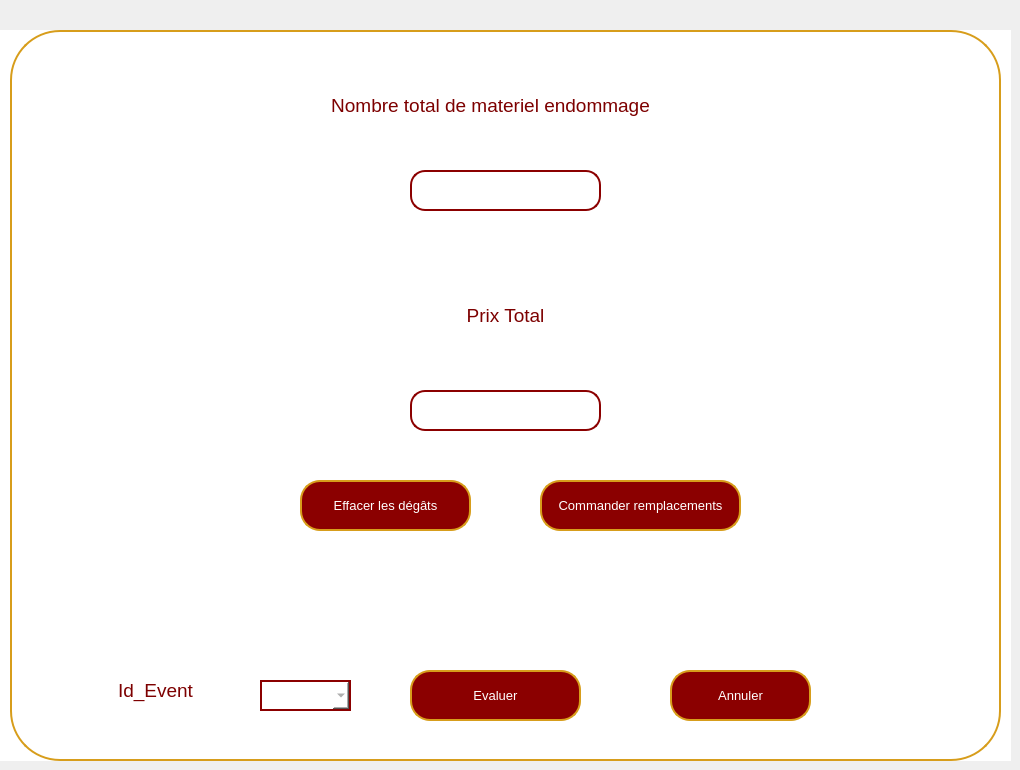
    <widget class="QWidget" name="damage">
     <widget class="QWidget" name="widget_12" native="true">
      <property name="geometry">
       <rect>
        <x>0</x>
        <y>30</y>
        <width>1011</width>
        <height>731</height>
       </rect>
      </property>
      <property name="font">
       <font>
        <pointsize>10</pointsize>
       </font>
      </property>
      <property name="styleSheet">
       <string notr="true">background-color: rgb(255, 255, 255);</string>
      </property>
      <widget class="QPushButton" name="pushButton_48">
       <property name="geometry">
        <rect>
         <x>10</x>
         <y>0</y>
         <width>991</width>
         <height>731</height>
        </rect>
       </property>
       <property name="styleSheet">
        <string notr="true">QPushButton {
    background-color: white;
    color: darkred;
    border: 2px solid rgb(215, 157, 27);
    border-radius: 50px;
    padding: 10px; 
}
</string>
       </property>
       <property name="text">
        <string/>
       </property>
      </widget>
      <widget class="QPushButton" name="cleardamage">
       <property name="geometry">
        <rect>
         <x>300</x>
         <y>450</y>
         <width>171</width>
         <height>51</height>
        </rect>
       </property>
       <property name="font">
        <font>
         <pointsize>10</pointsize>
        </font>
       </property>
       <property name="styleSheet">
        <string notr="true">QPushButton {
    background-color: darkred;
    color: white;
    border: 2px solid rgb(215, 157, 27);
    border-radius: 20px; 
    padding: 10px; 
}

QPushButton:hover {
    background-color: rgb(215, 157, 27); 
}

QLineEdit {
    border: 2px solid darkred;
    border-radius: 15px; 
    padding: 5px; 
    color: white;
}

QLineEdit:focus {
    border: 2px solid darkred;
    border-radius: 15px; 
    padding: 5px; 
    color: white;
}
</string>
       </property>
       <property name="text">
        <string>Effacer les dégâts</string>
       </property>
      </widget>
      <widget class="QPushButton" name="retourdamage">
       <property name="geometry">
        <rect>
         <x>670</x>
         <y>640</y>
         <width>141</width>
         <height>51</height>
        </rect>
       </property>
       <property name="font">
        <font>
         <pointsize>10</pointsize>
        </font>
       </property>
       <property name="styleSheet">
        <string notr="true">QPushButton {
    background-color: darkred;
    color: white;
    border: 2px solid rgb(215, 157, 27);
    border-radius: 20px; 
    padding: 10px; 
}

QPushButton:hover {
    background-color: rgb(215, 157, 27); 
}

QLineEdit {
    border: 2px solid darkred;
    border-radius: 15px; 
    padding: 5px; 
    color: white;
}

QLineEdit:focus {
    border: 2px solid darkred;
    border-radius: 15px; 
    padding: 5px; 
    color: white;
}
</string>
       </property>
       <property name="text">
        <string>Annuler</string>
       </property>
      </widget>
      <widget class="QPushButton" name="pushButton_51">
       <property name="geometry">
        <rect>
         <x>280</x>
         <y>30</y>
         <width>421</width>
         <height>91</height>
        </rect>
       </property>
       <property name="font">
        <font>
         <family>MS Shell Dlg 2</family>
         <pointsize>14</pointsize>
         <weight>50</weight>
         <italic>false</italic>
         <bold>false</bold>
        </font>
       </property>
       <property name="styleSheet">
        <string notr="true">QPushButton {
    color: rgb(125, 0, 0); 
    border-radius: 20px; 
    padding: 10px; 
    transition: background-color 0.3s, color 0.3s; 
}
</string>
       </property>
       <property name="text">
        <string>Nombre total de materiel endommage</string>
       </property>
       <property name="icon">
        <iconset>
         <normaloff>../780575.png</normaloff>../780575.png</iconset>
       </property>
       <property name="iconSize">
        <size>
         <width>100</width>
         <height>50</height>
        </size>
       </property>
      </widget>
      <widget class="QPushButton" name="pushButton_52">
       <property name="geometry">
        <rect>
         <x>380</x>
         <y>250</y>
         <width>251</width>
         <height>71</height>
        </rect>
       </property>
       <property name="font">
        <font>
         <family>MS Shell Dlg 2</family>
         <pointsize>14</pointsize>
         <weight>50</weight>
         <italic>false</italic>
         <bold>false</bold>
        </font>
       </property>
       <property name="styleSheet">
        <string notr="true">QPushButton {
    color: rgb(125, 0, 0); 
    border-radius: 20px; 
    padding: 10px; 
    transition: background-color 0.3s, color 0.3s; 
}
</string>
       </property>
       <property name="text">
        <string>Prix Total</string>
       </property>
       <property name="icon">
        <iconset>
         <normaloff>../780575.png</normaloff>../780575.png</iconset>
       </property>
       <property name="iconSize">
        <size>
         <width>100</width>
         <height>50</height>
        </size>
       </property>
      </widget>
      <widget class="QLineEdit" name="lineEditTotalQuantity">
       <property name="geometry">
        <rect>
         <x>410</x>
         <y>140</y>
         <width>191</width>
         <height>41</height>
        </rect>
       </property>
       <property name="styleSheet">
        <string notr="true">QLineEdit {
    border: 2px solid darkred;
    border-radius: 15px; /* Make it larger for a circular shape */
    padding: 5px; /* Adjust as needed */
    color: grey;
}

QLineEdit:focus {
    border: 2px solid darkred;
    border-radius: 15px; /* Make it larger for a circular shape */
    padding: 5px; /* Adjust as needed */
    color: grey;
}</string>
       </property>
       <property name="text">
        <string/>
       </property>
      </widget>
      <widget class="QLineEdit" name="lineEditTotalLoss">
       <property name="geometry">
        <rect>
         <x>410</x>
         <y>360</y>
         <width>191</width>
         <height>41</height>
        </rect>
       </property>
       <property name="styleSheet">
        <string notr="true">QLineEdit {
    border: 2px solid darkred;
    border-radius: 15px; /* Make it larger for a circular shape */
    padding: 5px; /* Adjust as needed */
    color: grey;
}

QLineEdit:focus {
    border: 2px solid darkred;
    border-radius: 15px; /* Make it larger for a circular shape */
    padding: 5px; /* Adjust as needed */
    color: grey;
}</string>
       </property>
       <property name="text">
        <string/>
       </property>
      </widget>
      <widget class="QPushButton" name="evaluercontrat">
       <property name="geometry">
        <rect>
         <x>410</x>
         <y>640</y>
         <width>171</width>
         <height>51</height>
        </rect>
       </property>
       <property name="font">
        <font>
         <pointsize>10</pointsize>
        </font>
       </property>
       <property name="styleSheet">
        <string notr="true">QPushButton {
    background-color: darkred;
    color: white;
    border: 2px solid rgb(215, 157, 27);
    border-radius: 20px; 
    padding: 10px; 
}

QPushButton:hover {
    background-color: rgb(215, 157, 27); 
}

QLineEdit {
    border: 2px solid darkred;
    border-radius: 15px; 
    padding: 5px; 
    color: white;
}

QLineEdit:focus {
    border: 2px solid darkred;
    border-radius: 15px; 
    padding: 5px; 
    color: white;
}
</string>
       </property>
       <property name="text">
        <string>Evaluer</string>
       </property>
      </widget>
      <widget class="QComboBox" name="ideventdamage">
       <property name="geometry">
        <rect>
         <x>260</x>
         <y>650</y>
         <width>91</width>
         <height>31</height>
        </rect>
       </property>
       <property name="styleSheet">
        <string notr="true">QComboBox {
    border: 2px solid darkred;
    border-radius: 0px;
    padding: 5px;
    color: grey;
}

QComboBox::drop-down {

}

QComboBox:focus {
    border: 2px solid darkred;
    border-radius: 15px;
    padding: 5px;
    color: grey;
}</string>
       </property>
      </widget>
      <widget class="QPushButton" name="pushButton_53">
       <property name="geometry">
        <rect>
         <x>60</x>
         <y>630</y>
         <width>191</width>
         <height>61</height>
        </rect>
       </property>
       <property name="font">
        <font>
         <family>MS Shell Dlg 2</family>
         <pointsize>14</pointsize>
         <weight>50</weight>
         <italic>false</italic>
         <bold>false</bold>
        </font>
       </property>
       <property name="styleSheet">
        <string notr="true">QPushButton {
    color: rgb(125, 0, 0); 
    border-radius: 20px; 
    padding: 10px; 
    transition: background-color 0.3s, color 0.3s; 
}
</string>
       </property>
       <property name="text">
        <string>Id_Event</string>
       </property>
       <property name="icon">
        <iconset>
         <normaloff>../780575.png</normaloff>../780575.png</iconset>
       </property>
       <property name="iconSize">
        <size>
         <width>100</width>
         <height>50</height>
        </size>
       </property>
      </widget>
      <widget class="QPushButton" name="commanderMat">
       <property name="geometry">
        <rect>
         <x>540</x>
         <y>450</y>
         <width>201</width>
         <height>51</height>
        </rect>
       </property>
       <property name="styleSheet">
        <string notr="true">QPushButton {
    background-color: darkred;
    color: white;
    border: 2px solid rgb(215, 157, 27);
    border-radius: 20px; 
    padding: 10px; 
}

QPushButton:hover {
    background-color: rgb(215, 157, 27); 
}

QLineEdit {
    border: 2px solid darkred;
    border-radius: 15px; 
    padding: 5px; 
    color: white;
}

QLineEdit:focus {
    border: 2px solid darkred;
    border-radius: 15px; 
    padding: 5px; 
    color: white;
}
</string>
       </property>
       <property name="text">
        <string>Commander remplacements</string>
       </property>
      </widget>
     </widget>
    </widget>
